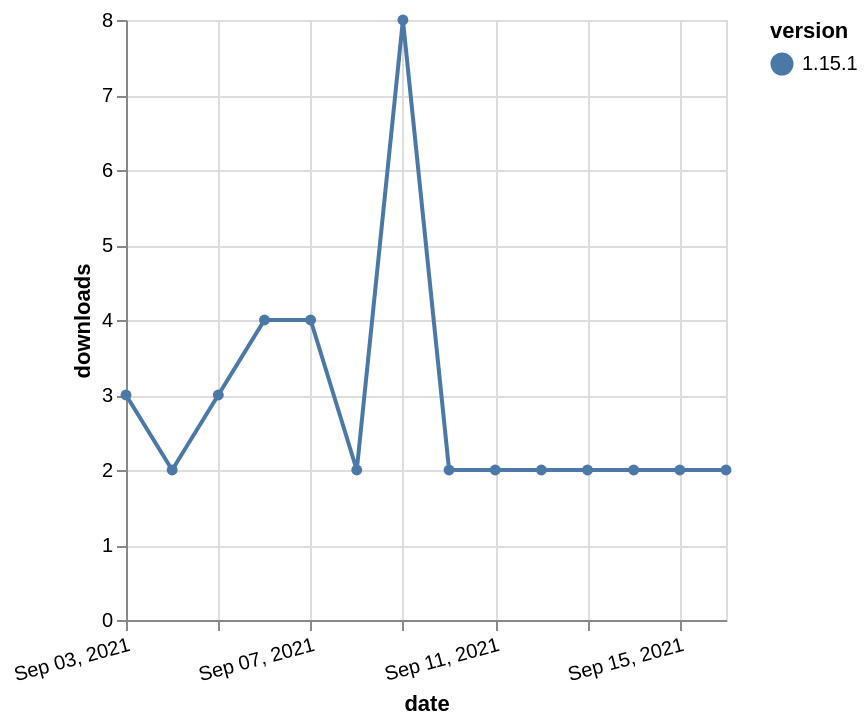

The Vega-Lite source for this figure:
### Vega-Lite specification from a JSON file in a GitHub repository (floating-point values rounded to 4 significant figures)
{"$schema": "https://vega.github.io/schema/vega-lite/v5.json", "description": "A simple bar chart with embedded data.", "data": {"values": [{"date": "2021-09-03", "total": 3389, "delta": 3, "version": "1.15.1"}, {"date": "2021-09-04", "total": 3391, "delta": 2, "version": "1.15.1"}, {"date": "2021-09-05", "total": 3394, "delta": 3, "version": "1.15.1"}, {"date": "2021-09-06", "total": 3398, "delta": 4, "version": "1.15.1"}, {"date": "2021-09-07", "total": 3402, "delta": 4, "version": "1.15.1"}, {"date": "2021-09-08", "total": 3404, "delta": 2, "version": "1.15.1"}, {"date": "2021-09-09", "total": 3412, "delta": 8, "version": "1.15.1"}, {"date": "2021-09-10", "total": 3414, "delta": 2, "version": "1.15.1"}, {"date": "2021-09-11", "total": 3416, "delta": 2, "version": "1.15.1"}, {"date": "2021-09-12", "total": 3418, "delta": 2, "version": "1.15.1"}, {"date": "2021-09-13", "total": 3420, "delta": 2, "version": "1.15.1"}, {"date": "2021-09-14", "total": 3422, "delta": 2, "version": "1.15.1"}, {"date": "2021-09-15", "total": 3424, "delta": 2, "version": "1.15.1"}, {"date": "2021-09-16", "total": 3426, "delta": 2, "version": "1.15.1"}]}, "width": "container", "mark": {"type": "line", "point": {"filled": true}}, "encoding": {"x": {"field": "date", "type": "temporal", "timeUnit": "yearmonthdate", "title": "date", "axis": {"labelAngle": -15}}, "y": {"field": "delta", "type": "quantitative", "title": "downloads"}, "color": {"field": "version", "type": "nominal"}, "tooltip": {"field": "delta"}}}
